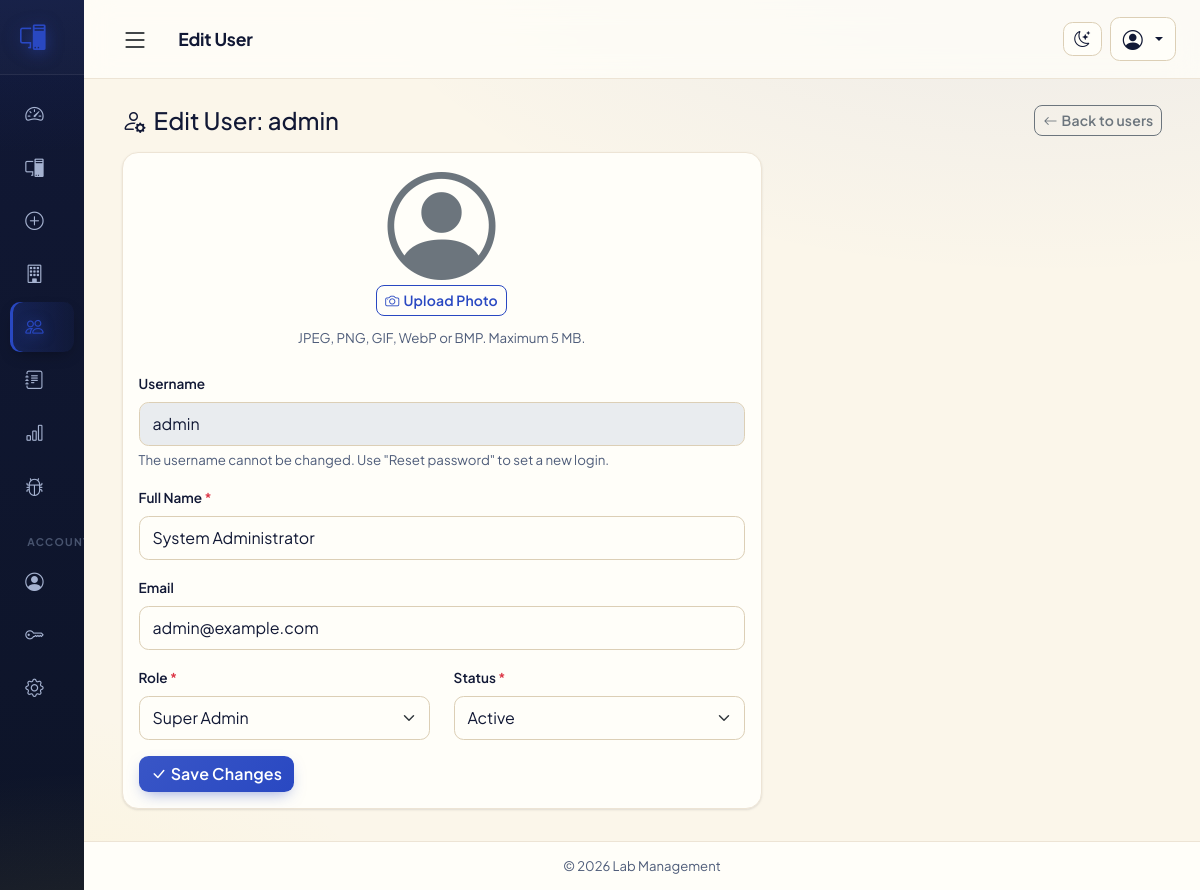
Page /users/edit.php?id=1 (signed in) on the committed database.
### tables this page shows
CREATE TABLE `users` (
  `id` int(10) unsigned NOT NULL AUTO_INCREMENT,
  `username` varchar(50) NOT NULL,
  `full_name` varchar(100) NOT NULL,
  `email` varchar(100) DEFAULT NULL,
  `password_hash` varchar(255) NOT NULL,
  `role` enum('super_admin','admin','staff') NOT NULL DEFAULT 'staff',
  `status` enum('active','inactive') NOT NULL DEFAULT 'active',
  `profile_photo` varchar(255) DEFAULT NULL,
  `theme` enum('light','dark') NOT NULL DEFAULT 'light' COMMENT 'Interface theme (light or dark)',
  `last_login` datetime DEFAULT NULL,
  `created_at` timestamp NOT NULL DEFAULT current_timestamp(),
  `updated_at` timestamp NOT NULL DEFAULT current_timestamp() ON UPDATE current_timestamp(),
  PRIMARY KEY (`id`),
  UNIQUE KEY `uq_users_username` (`username`),
  KEY `idx_users_role` (`role`),
  KEY `idx_users_status` (`status`)
);

### includes/auth.php (called while the page is built, shortened)
<?php
require_once __DIR__ . '/db.php';
require_once __DIR__ . '/functions.php';
function current_user()
{
    return $_SESSION['user'] ?? null;
}
function has_role($roles)
{
    $user = current_user();
    $roles = (array)$roles;
    return in_array($user['role'], $roles, true);
}

### includes/db.php (called while the page is built, shortened)
<?php
function db()
{
    static $pdo = null;
    if ($pdo === null) {
        $dsn = 'mysql:host=' . DB_HOST . ';dbname=' . DB_NAME . ';charset=' . DB_CHARSET;
        $options = [
            PDO::ATTR_ERRMODE            => PDO::ERRMODE_EXCEPTION,
            PDO::ATTR_DEFAULT_FETCH_MODE => PDO::FETCH_ASSOC,
            PDO::ATTR_EMULATE_PREPARES   => false,
        ];
        try {
            $pdo = new PDO($dsn, DB_USER, DB_PASS, $options);
        } catch (PDOException $e) {
            error_log('Database connection failed: ' . $e->getMessage());
            http_response_code(500);
            exit('Database connection failed. Please check your config/config.php database credentials and try again.');
        }
    }
    return $pdo;
}

### includes/functions.php (called while the page is built, shortened)
<?php
function e($value)
{
    return htmlspecialchars((string)$value, ENT_QUOTES, 'UTF-8');
}
function app_base_path()
{
    static $base = null;
    if ($base === null) {
        if (defined('BASE_URL') && BASE_URL !== '') {
            $base = rtrim(BASE_URL, '/');
        } else {
            $dir = dirname($_SERVER['SCRIPT_NAME'] ?? '/index.php');
            $dir = str_replace('\\', '/', $dir);
            $knownModules = ['computers', 'users', 'labs', 'reports', 'settings', 'issues',
                             'config', 'includes', 'assets', 'uploads', 'database'];
            if (in_array(basename($dir), $knownModules, true)) {
                $dir = dirname($dir);
            }
            $base = ($dir === '/' || $dir === '.' || $dir === '') ? '' : rtrim($dir, '/');
        }
    }
    return $base;
}
function base_url($path = '')
{
    return app_base_path() . '/' . ltrim($path, '/');
}
function assignable_roles()
{
    $user = current_user();
    $all  = user_roles();
    if ($user && $user['role'] === 'super_admin') {
        return $all;
    }
    return ['staff' => $all['staff']];
}
function profile_photo_url($filename)
{
    if (!$filename) {
        return '';
    }
    return uploads_url('profiles/' . rawurlencode($filename));
}
function get_setting($key, $default = '')
{
    static $cache = null;
    if ($cache === null) {
        $cache = [];
        try {
            $stmt = db()->query("SELECT setting_key, setting_value FROM settings");
            while ($row = $stmt->fetch()) {
                $cache[$row['setting_key']] = $row['setting_value'];
            }
        } catch (Exception $ex) {
        }
    }
    return (isset($cache[$key]) && $cache[$key] !== '') ? $cache[$key] : $default;
}
function user_roles()
{
    return [
        'super_admin' => 'Super Admin',
        'admin'       => 'Admin',
        'staff'       => 'Staff',
    ];
}
function role_label($role)
{
    $roles = user_roles();
    return $roles[$role] ?? ucfirst($role);
}

### users/edit.php (the view, shortened to what this page needs)
<?php
require_once __DIR__ . '/../includes/auth.php';
$id = (int)($_GET['id'] ?? 0);
$stmt = db()->prepare("SELECT * FROM users WHERE id = ?");
$stmt->execute([$id]);
$user = $stmt->fetch();
$v = [
    'full_name' => $user['full_name'],
    'email'     => $user['email'] ?? '',
    'role'      => $user['role'],
    'status'    => $user['status'],
];
require_once __DIR__ . '/../includes/header.php';
?>
<div class="d-flex justify-content-between align-items-center mb-3">
    <h4 class="mb-0"><i class="bi bi-person-gear me-2"></i>Edit User: <?php echo e($user['username']); ?></h4>
    <a href="<?php echo base_url('users/index.php'); ?>" class="btn btn-outline-secondary btn-sm"><i class="bi bi-arrow-left me-1"></i>Back to users</a>
</div>
<div class="card" style="max-width:640px;">
    <div class="card-body">
        <form method="post" action="" enctype="multipart/form-data">
            <div class="mb-4 text-center">
                <?php $photoUrl = profile_photo_url($user['profile_photo'] ?? null); ?>
                <i id="profilePhotoFallback" class="bi bi-person-circle avatar-lg d-inline-block text-secondary mb-2 <?php echo $photoUrl ? 'd-none' : ''; ?>"></i>
                <div>
                    <label for="profile_photo" class="btn btn-outline-primary btn-sm mb-2">
                        <i class="bi bi-camera me-1"></i>Upload Photo
                    </label>
                </div>
                <div class="form-text">JPEG, PNG, GIF, WebP or BMP. Maximum 5 MB.</div>
            </div>
            <div class="mb-3">
                <label class="form-label">Username</label>
                <input type="text" class="form-control" value="<?php echo e($user['username']); ?>" disabled>
                <div class="form-text">The username cannot be changed. Use "Reset password" to set a new login.</div>
            </div>
            <div class="mb-3">
                <label class="form-label">Full Name <span class="text-danger">*</span></label>
                <input type="text" class="form-control" name="full_name" value="<?php echo e($v['full_name']); ?>" required maxlength="100">
            </div>
            <div class="mb-3">
                <label class="form-label">Email</label>
                <input type="email" class="form-control" name="email" value="<?php echo e($v['email']); ?>" maxlength="100">
            </div>
            <div class="row">
                <div class="col-md-6 mb-3">
                    <label class="form-label">Role <span class="text-danger">*</span></label>
                    <select class="form-select" name="role">
                        <?php foreach ($roles as $key => $label): ?>
                            <option value="<?php echo e($key); ?>" <?php echo $v['role'] === $key ? 'selected' : ''; ?>><?php echo e($label); ?></option>
                        <?php endforeach; ?>
                    </select>
                </div>
                <div class="col-md-6 mb-3">
                    <label class="form-label">Status <span class="text-danger">*</span></label>
                    <select class="form-select" name="status">
                        <option value="active" <?php echo $v['status'] === 'active' ? 'selected' : ''; ?>>Active</option>
                    </select>
                </div>
            </div>
            <button type="submit" class="btn btn-primary"><i class="bi bi-check-lg me-1"></i>Save Changes</button>
        </form>
    </div>
</div>
<?php require_once __DIR__ . '/../includes/footer.php'; ?>

### assets/css/style.css (style rules this page uses)
:root { --sidebar-width: 264px; --sidebar-width-collapsed: 84px; --primary: #2948c2; --accent: #f4d532; --bg: #fbf6ea; --surface: #fffef9; --surface-2: #f6f0e3; --border: #ede4d5; --border-strong: #dccfb6; --text: #111835; --text-secondary: #4f5d7a; --text-faint: #8b95ab; --sidebar-bg: linear-gradient(180deg, #111835 0%, #0d1428 100%); --sidebar-text: #a5b2d0; --sidebar-text-hover: #ffffff; --sidebar-accent: #2948c2; --bs-primary: #2948c2; --bs-primary-rgb: 41, 72, 194; --bs-link-color: #2948c2; --bs-link-hover-color: #1f3593; --shadow-sm: 0 1px 2px rgba(16,24,40,.05), 0 1px 3px rgba(16,24,40,.07); --shadow-md: 0 8px 24px -6px rgba(16,24,40,.14); --shadow-lg: 0 24px 60px -12px rgba(16,24,40,.22); --ring: color-mix(in srgb, var(--primary, #2948c2) 18%, transparent); --radius-sm: .5rem; --radius-md: .75rem; --radius-lg: 1rem; --radius-xl: 1.4rem; }
html, body { max-width: 100%; overflow-x: hidden; }
html { scroll-behavior: smooth; }
body.app-body { background-color: var(--bg); background-image: radial-gradient(1200px 620px at 88% -12%, color-mix(in srgb, var(--primary, #2948c2) 8%, transparent), transparent 62%), radial-gradient(1000px 540px at -12% 112%, color-mix(in srgb, var(--accent, #f4d532) 10%, transparent), transparent 58%); background-attachment: fixed; color: var(--text); font-family: "Plus Jakarta Sans", "Segoe UI", system-ui, -apple-system, Roboto, "Helvetica Neue", Arial, sans-serif; font-size: .95rem; -webkit-font-smoothing: antialiased; }
a { color: var(--bs-link-color, var(--primary, #2948c2)); text-decoration: none; }
* { scrollbar-width: thin; scrollbar-color: var(--border-strong) transparent; }
.avatar-lg { width: 108px; height: 108px; font-size: 108px; line-height: 1; }
.card { border: 1px solid var(--border); border-radius: var(--radius-lg); background: var(--surface); box-shadow: var(--shadow-sm); transition: box-shadow .18s ease, transform .18s ease; }
.btn { border-radius: .6rem; font-weight: 600; letter-spacing: .01em; transition: box-shadow .15s ease, transform .12s ease, background .15s ease, color .15s ease, border-color .15s ease; }
.btn-sm { border-radius: .5rem; }
.btn-primary { background-image: linear-gradient(135deg, color-mix(in srgb, var(--primary, #0d6efd) 100%, #fff 8%), var(--primary, #0d6efd)); box-shadow: 0 6px 16px -6px color-mix(in srgb, var(--primary, #0d6efd) 55%, transparent); border: 0; }
.btn-outline-primary { border-width: 1.5px; }
.btn-outline-secondary, .btn-outline-success, .btn-outline-danger { border-width: 1.5px; }
.form-label { font-weight: 600; font-size: .85rem; color: var(--text); }
.form-control, .form-select { background-color: var(--surface); color: var(--text); border: 1.5px solid var(--border-strong); border-radius: .6rem; padding: .55rem .8rem; transition: border-color .15s ease, box-shadow .15s ease, background-color .15s ease; }
.form-control::placeholder { color: var(--text-faint); }
.form-text { color: var(--text-secondary); }

### rows in the picture
users: username "admin", full_name "System Administrator", email "admin@example.com", role "Super Admin", status "Active"

### other values in the picture
$page_title "Edit User"
get_setting('site_name', 'Lab Management') "Lab Management"
